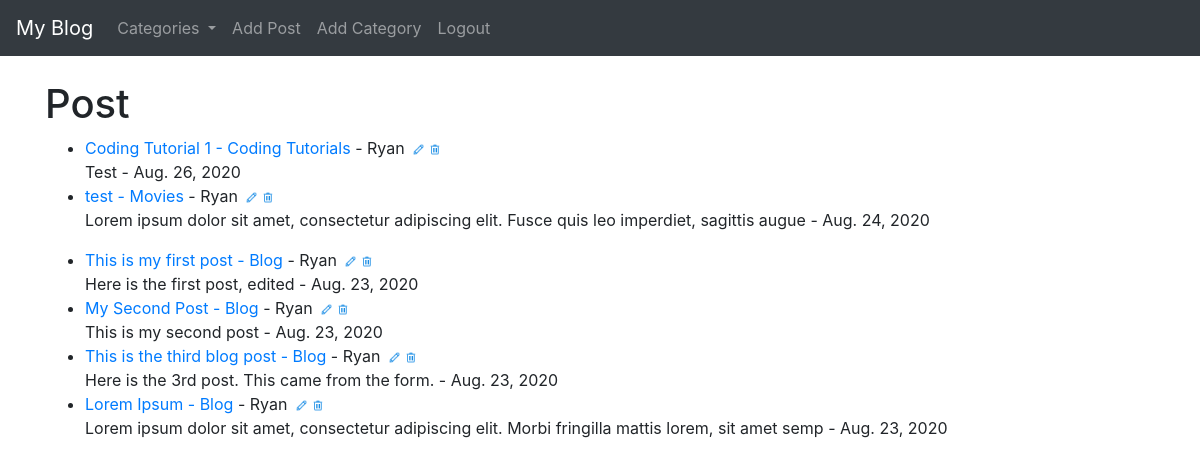
Page / (signed in) on the earlier database version.
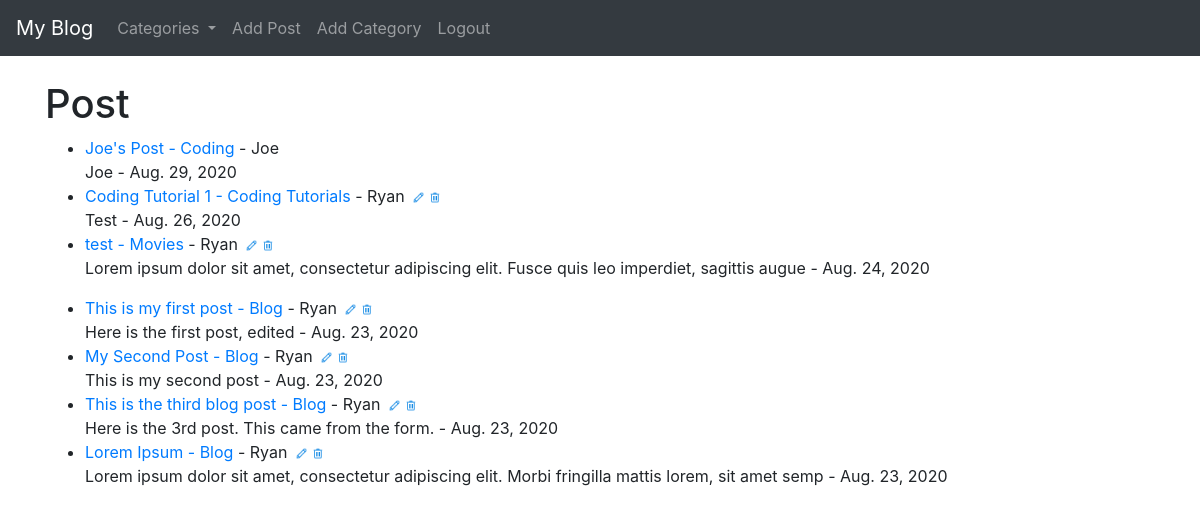
Same page on the later database version.
### theblog/models.py (models this page shows, shortened)
class Post(models.Model):
    title = models.CharField(max_length=255)
    title_tag = models.CharField(max_length=255, default='The Blog - ')
    author = models.ForeignKey(User, on_delete=models.CASCADE)
    body = models.TextField()
    post_date = models.DateField(auto_now_add=True)
    category = models.CharField(max_length=255, default='uncategorized')
    likes = models.ManyToManyField(User, related_name='blog_post')
    dislikes = models.ManyToManyField(User, related_name='blog_post_dislike')

### theblog/views.py (the view)
class HomeView(ListView):
    model = Post
    template_name = "home.html"
    ordering = ['-post_date']
    def get_context_data(self, *args, **kwargs):
        cat_menu = Category.objects.all()
        context = super(HomeView, self).get_context_data(*args, **kwargs)
        context['cat_menu'] = cat_menu
        return context

### theblog/models.py (called while the page is built)
    def __str__(self):
        return self.name

### theblog/templates/home.html
{% extends 'base.html' %}
{% load static %}
{% block content %}
<h1>Post</h1>
<ul>
    {% for post in object_list %}
        <li><a href="{% url 'article-detail' post.pk %}">{{ post.title }} - <a href="{% url 'category' post.category|slugify %}">{{ post.category }}</a> - {{ post.author.first_name }}</a>
            {% if user.is_authenticated %}
                {% if user.id == post.author.id %}
            <a
                href="{% url 'update_post' post.pk %}"><img src="{% static 'img/edit_32px.png' %}" alt="" class="edit"></a><a
                href="{% url 'delete_post' post.pk %}"><img src="{% static 'img/trash_32px.png' %}" alt="" class="edit"></a>
            {% endif %}
            {% endif %}<br>
        {{ post.body|slice:':100'|safe }} - {{ post.post_date }}</li>
    {% endfor %}
</ul>
{% endblock %}

Differences in the rows shown:
added Post: title "Joe's Post", category "Coding", author.first_name "Joe", body "Joe", post_date "Aug. 29, 2020"
